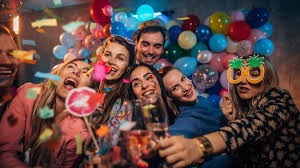
#> input picture img3.jpg, 300 x 168 px
$ python Convolucion.py
#> lines starting #> are read from the running program, lines starting #| are printed output that depends on the picture
import cv2 as cv
import numpy as np

# Cargar la imagen en escala de grises
img = cv.imread('img3.jpg', 0)
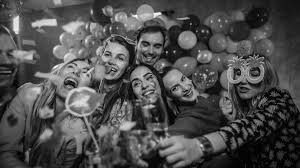
#> img: shape (168, 300); min 0, max 255, mean 77

# Obtener el tamaño de la imagen
x, y = img.shape
#> x = 168; y = 300

# Definir el factor de escala
scale_x, scale_y = 2, 2

# Crear una nueva imagen para almacenar el escalado
scaled_img = np.zeros((int(x * scale_y), int(y * scale_x)), dtype=np.uint8)

# Aplicar el escalado con interpolación bilineal
for i in range(x):
    for j in range(y):
        scaled_img[i * 2, j * 2] = img[i, j]
        if j * 2 + 1 < y * 2:
            scaled_img[i * 2, j * 2 + 1] = img[i, j]
        if i * 2 + 1 < x * 2:
            scaled_img[i * 2 + 1, j * 2] = img[i, j]
        if i * 2 + 1 < x * 2 and j * 2 + 1 < y * 2:
            scaled_img[i * 2 + 1, j * 2 + 1] = img[i, j]
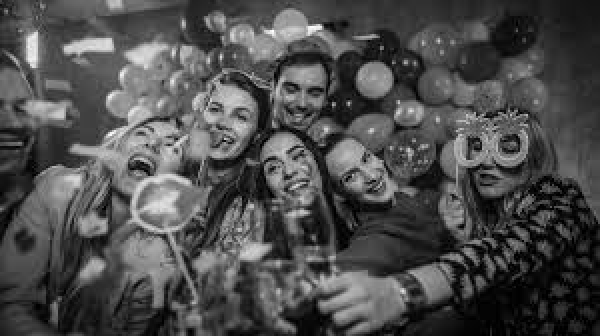
#> scaled_img: shape (336, 600); min 0, max 255, mean 77

# Aplicar convolución
kernel = np.ones((3, 3), np.float32) / 9
smoothed_img = np.copy(scaled_img)
for i in range(1, scaled_img.shape[0] - 1):
    for j in range(1, scaled_img.shape[1] - 1):
        region = scaled_img[i-1:i+2, j-1:j+2]
        smoothed_img[i, j] = np.sum(region * kernel)

cv.imshow('Imagen Original', img)
cv.imshow('Imagen Escalada (Suavizada)', smoothed_img)
cv.waitKey(0)
cv.destroyAllWindows()
